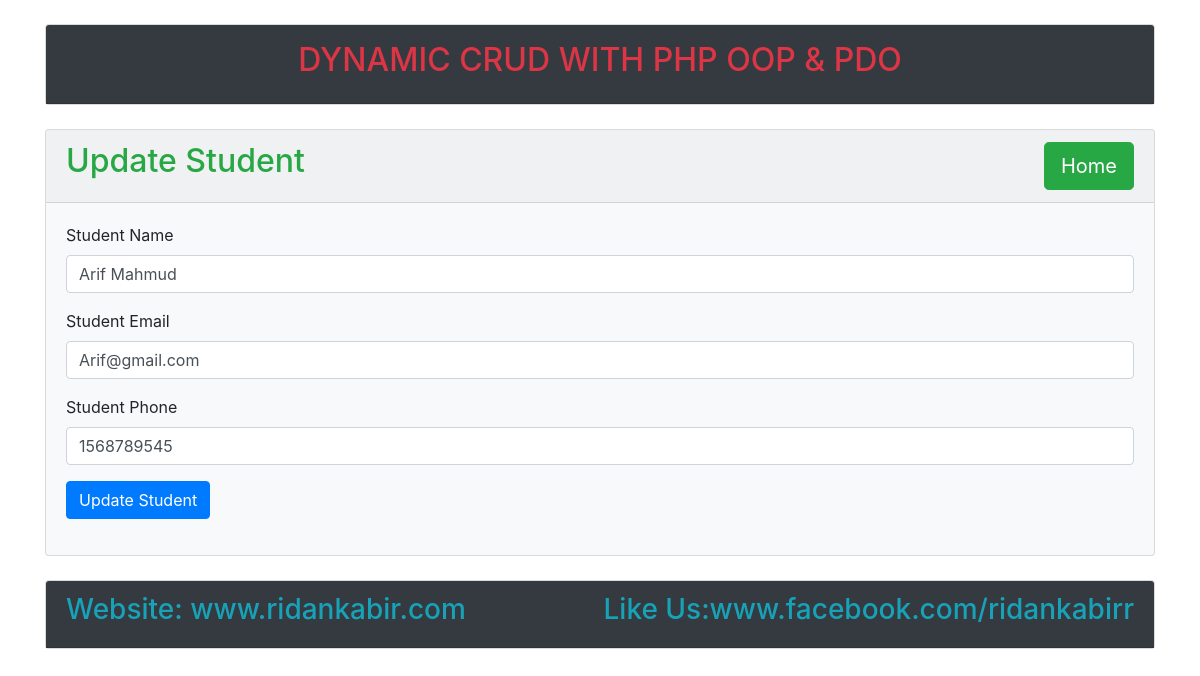
/edit-student.php?edit_id=7, run on the app's committed database.
### tables this page shows
CREATE TABLE `tbl_students` (
  `std_id` int(4) NOT NULL,
  `std_name` varchar(255) NOT NULL,
  `std_email` varchar(255) NOT NULL,
  `std_phone` int(255) NOT NULL,
  `std_avater` text NOT NULL
);

### lib/Database.php (called while the page is built, shortened)
<?php
 class Database {
 	private $hostdb = "localhost";
 	private $userdb = "root";
 	private $passdb = "";
 	private $namedb = "db_students";
 	private $pdo;
 	public function __construct(){
 		if (!isset($this->pdo)) {
 			try
 			{
 				$link = new PDO("mysql:host=".$this->hostdb.";dbname=".$this->namedb,$this->userdb,$this->passdb);
 				$link->setAttribute(PDO::ATTR_ERRMODE, PDO::ERRMODE_EXCEPTION);
 				$link->exec("SET CHARACTER SET utf8");
 				$this->pdo = $link;
 			}
 			catch(PDOException $e){
 				die("Failed to connect with Database ". $e->getMessage());
 			}
 		}
 	}
 	public function select($table, $data = array())
 	{
 		$sql = 'SELECT ';
 		$sql .= array_key_exists("select", $data) ? $data['select']: '*';
 		$sql .= ' FROM ' .$table;
 		if(array_key_exists('where', $data) )
 		{
 			$sql .= ' WHERE ';
 			$i = 0;
 			foreach($data['where'] as $key => $value)
 			{
 				$add = ($i > 0) ? ' AND ':'';
 				$sql .= "$add"."$key = :$key";
 				$i++;
 			}
 		}
 		$query = $this->pdo->prepare($sql);
 		if (array_key_exists("where", $data))
 		{
 			foreach ($data['where'] as $key => $value)
 			{
 				$query->bindValue(":$key", $value);
 			}
 		}
 		$query->execute();
 		if (array_key_exists("return_type", $data))
 		{
 			switch ($data['return_type'])
 			{
				case 'single':
					$value = $query->fetch(PDO::FETCH_ASSOC);
					break;
 			}
 		}else
 			{
 				if ($query->rowCount() > 0)
 				{
 					$value = $query->fetchAll();
 				}
 		}
 		return !empty($value) ? $value:false;
 	}
 }
?>

### edit-student.php (the view, shortened to what this page needs)
<?php
	include('inc/header.php');
	include 'lib/Database.php';
?>
<div class="card bg-light my-md-4">
	<div class="card-header">
		<h2 class="text-success">Update Student <a href="index.php" class="btn btn-success btn-lg float-right">Home</a></h2>
	</div>
	<div class="card-body">
	<?php
		$Edit_id = $_GET['edit_id'];
		$db = new Database();
		$table = "tbl_students";
		$wherecond = array(
			'where'	=>array('std_id' => $Edit_id),
				'return_type' => 'single'
			);
		$getData = $db->select($table, $wherecond);
		if (!empty($getData)) {
	?>
	<form action="lib/process-student.php" method="post">
		<div class="form-group">
			<label for="name">Student Name</label>
			<input type="text" class="form-control" name="name" id="name" value="<?php echo $getData['std_name'];  ?>" required="1">
		</div>
		<div class="form-group">
			<label for="email">Student Email</label>
			<input type="email" class="form-control" name="email" id="email" value="<?php echo $getData['std_email'];  ?>" required="1">
		</div>
		<div class="form-group">
			<label for="phone">Student Phone</label>
			<input type="number" class="form-control" name="phone" id="phone" value="<?php echo $getData['std_phone'];  ?>" required="1">
		</div>
		<div class="form-group">
			<input type="submit" class="btn btn-primary" name="submit" value="Update Student">
		</div>
	</form>
	<?php
		}
	?>
	</div>
</div>
<?php include('inc/footer.php'); ?>

### data on the page
tbl_students: name "Arif Mahmud", email "Arif@gmail.com", phone "1568789545"
